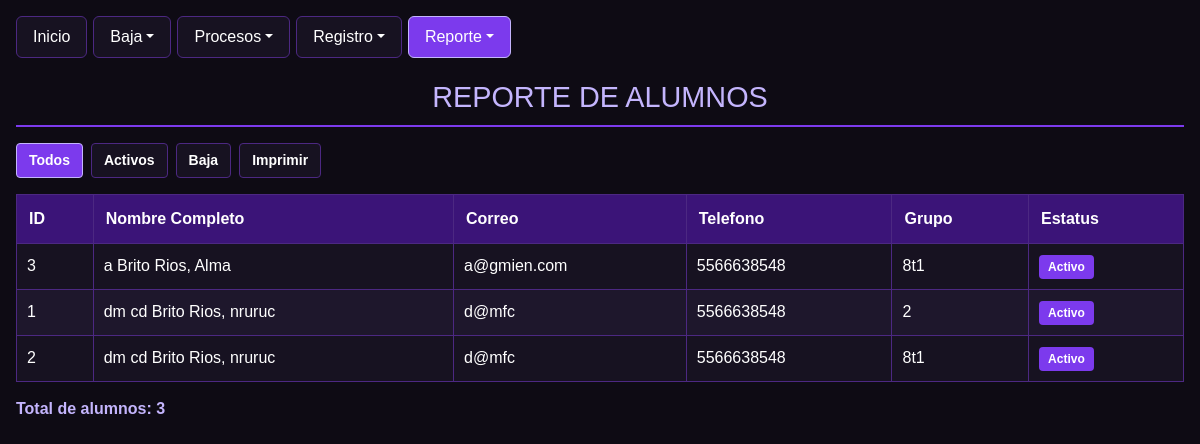
Page /Escuela/reportes/rep_alumnos.php on the earlier database version.
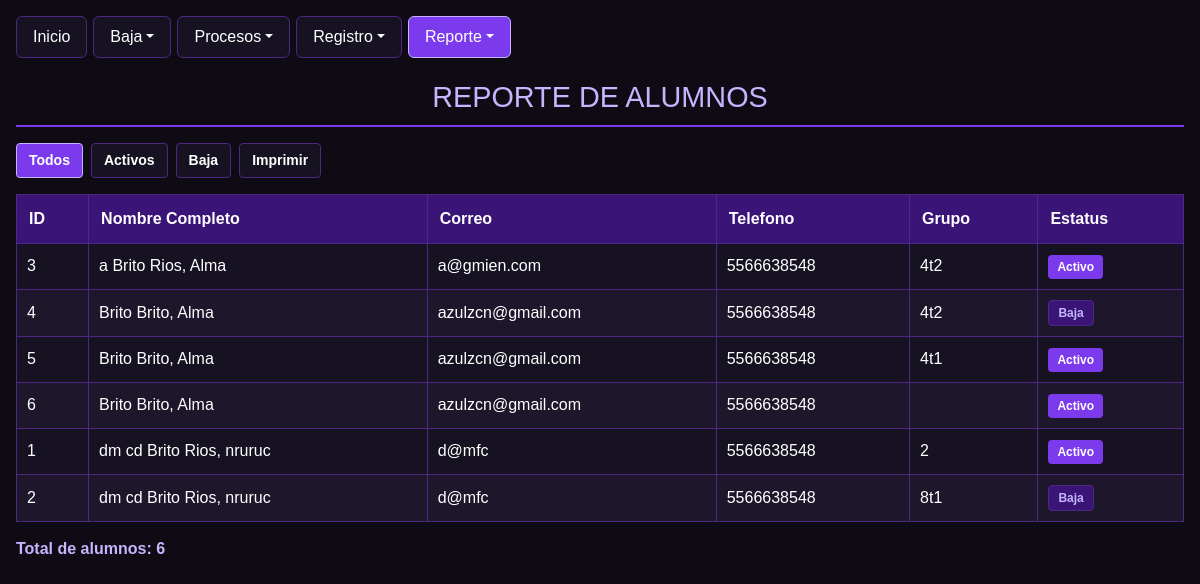
Same page on the later database version.
### tables this page shows
CREATE TABLE `alumnos` (
  `id_alumno` int(11) NOT NULL,
  `nombre` varchar(50) NOT NULL,
  `apaterno` varchar(50) NOT NULL,
  `amaterno` varchar(50) DEFAULT NULL,
  `dom` varchar(100) DEFAULT NULL,
  `mail` varchar(100) DEFAULT NULL,
  `tel` varchar(20) DEFAULT NULL,
  `id_grupo` varchar(50) DEFAULT NULL,
  `estatus` int(11) DEFAULT 1
);

### Escuela/reportes/rep_alumnos.php (the view, shortened to what this page needs)
<?php
require_once __DIR__ . '/../conexion.php';
function obtener_esquema_rep_alu(PDO $pdo, string $tabla): array {
    $cols = [];
    $pk = null;
    try {
        $stmt = $pdo->query("SHOW COLUMNS FROM `{$tabla}`");
        if ($stmt) {
            foreach ($stmt->fetchAll(PDO::FETCH_ASSOC) as $row) {
                $cols[] = $row["Field"];
                if ($row["Key"] === "PRI" && $pk === null) {
                    $pk = $row["Field"];
                }
            }
        }
    } catch (PDOException $e) {
        return ["cols" => [], "pk" => null];
    }
    return ["cols" => $cols, "pk" => $pk];
}
$esq_alu = obtener_esquema_rep_alu($conexion, "alumnos");
$cols_alu = $esq_alu["cols"];
$pk_alu = in_array("id_alumno", $cols_alu, true) ? "id_alumno" : ($esq_alu["pk"] ?? ($cols_alu[0] ?? "id_alumno"));
$col_est = in_array("estatus", $cols_alu, true) ? "estatus" : (in_array("estado", $cols_alu, true) ? "estado" : null);
$filtro_estatus = $_GET["estatus"] ?? "todos";
$alumnos = [];
if (count($cols_alu) > 0) {
    $sql = "SELECT * FROM alumnos";
    $params = [];
    $sql .= in_array("apaterno", $cols_alu, true) ? " ORDER BY apaterno, amaterno, nombre" : " ORDER BY `{$pk_alu}` ASC";
    $stmt = $conexion->prepare($sql);
    $stmt->execute($params);
    $alumnos = $stmt->fetchAll(PDO::FETCH_ASSOC);
}
$total = count($alumnos);
?>
<!DOCTYPE html>
<html lang="es">
<head>
    <link href="https://cdn.jsdelivr.net/npm/bootstrap@5.3.8/dist/css/bootstrap.min.css" rel="stylesheet" />
</head>
<body class="p-3 m-0 border-0">
    <ul class="nav nav-pills">
        <li class="nav-item"><a class="nav-link" href="/proyecto-AABR/Escuela/index.php">Inicio</a></li>
        <li class="nav-item dropdown">
            <a class="nav-link dropdown-toggle" data-bs-toggle="dropdown" href="#" role="button">Baja</a>
        </li>
        <li class="nav-item dropdown">
            <a class="nav-link dropdown-toggle" data-bs-toggle="dropdown" href="#" role="button">Procesos</a>
        </li>
        <li class="nav-item dropdown">
            <a class="nav-link dropdown-toggle" data-bs-toggle="dropdown" href="#" role="button">Registro</a>
        </li>
        <li class="nav-item dropdown">
            <a class="nav-link dropdown-toggle active" data-bs-toggle="dropdown" href="#" role="button">Reporte</a>
        </li>
    </ul>
    <h1>REPORTE DE ALUMNOS</h1>
    <div class="filtros">
        <a href="?estatus=todos" class="btn-filtro <?= $filtro_estatus === 'todos' ? 'activo' : '' ?>">Todos</a>
        <a href="?estatus=activos" class="btn-filtro <?= $filtro_estatus === 'activos' ? 'activo' : '' ?>">Activos</a>
        <a href="?estatus=baja" class="btn-filtro <?= $filtro_estatus === 'baja' ? 'activo' : '' ?>">Baja</a>
        <button type="button" class="btn-filtro" onclick="window.print()">Imprimir</button>
    </div>
    <table>
        <thead>
            <tr>
                <th>ID</th>
                <th>Nombre Completo</th>
                <th>Correo</th>
                <th>Telefono</th>
                <th>Grupo</th>
                <th>Estatus</th>
            </tr>
        </thead>
        <tbody>
            <?php if ($total > 0): ?>
                <?php foreach ($alumnos as $a): ?>
                    <?php
                    $id_val = (string)($a[$pk_alu] ?? "");
                    $nombre_val = trim(($a["apaterno"] ?? "") . " " . ($a["amaterno"] ?? "") . ", " . ($a["nombre"] ?? ""));
                    $est_raw = $col_est !== null ? ($a[$col_est] ?? 1) : 1;
                    $es_activo = ((string)$est_raw === "1" || strtolower((string)$est_raw) === "activo");
                    ?>
                    <tr>
                        <td><?= htmlspecialchars($id_val, ENT_QUOTES, "UTF-8") ?></td>
                        <td><?= htmlspecialchars($nombre_val, ENT_QUOTES, "UTF-8") ?></td>
                        <td><?= htmlspecialchars((string)($a["mail"] ?? $a["correo"] ?? "-"), ENT_QUOTES, "UTF-8") ?></td>
                        <td><?= htmlspecialchars((string)($a["tel"] ?? $a["telefono"] ?? "-"), ENT_QUOTES, "UTF-8") ?></td>
                        <td><?= htmlspecialchars((string)($a["id_grupo"] ?? $a["grupo"] ?? "-"), ENT_QUOTES, "UTF-8") ?></td>
                        <td>
                            <?php if ($es_activo): ?>
                                <span class="badge-est">Activo</span>
                            <?php else: ?>
                                <span class="badge-baj">Baja</span>
                            <?php endif; ?>
                        </td>
                    </tr>
                <?php endforeach; ?>
            <?php else: ?>
                <tr>
                    <td colspan="6" style="text-align: center;">No hay alumnos para mostrar.</td>
                </tr>
            <?php endif; ?>
        </tbody>
    </table>
    <p class="total">Total de alumnos: <?= (int)$total ?></p>
</body>
</html>

### Escuela/reportes/rep_alumnos.php (style rules this page uses)
:root { --negro-fondo: #0e0b14; --negro-panel: #171221; --negro-fila-alt: #1e172c; --morado-oscuro: #3b1478; --morado-principal: #7c3aed; --morado-claro: #c4b5fd; --borde-morado: #4c2882; --blanco: #ffffff; }
body { font-family: Arial, sans-serif; margin: 20px; background: var(--negro-fondo); color: var(--blanco); }
h1 { text-align: center; color: var(--morado-claro); border-bottom: 2px solid var(--morado-principal); padding-bottom: 10px; margin-top: 22px; font-size: 1.8rem; }
.nav-pills .nav-link { color: var(--blanco); background-color: var(--negro-panel); border: 1px solid var(--borde-morado); margin-right: 6px; }
.nav-pills .nav-link:hover, .nav-pills .nav-link.active, .nav-pills .show > .nav-link { background-color: var(--morado-principal); color: var(--blanco); border-color: var(--morado-claro); }
.filtros { margin-top: 16px; display: flex; gap: 8px; flex-wrap: wrap; align-items: center; }
.btn-filtro { background: var(--negro-panel); color: var(--blanco) !important; border: 1px solid var(--borde-morado); padding: 6px 12px; border-radius: 4px; text-decoration: none; font-size: 14px; font-weight: bold; }
.btn-filtro.activo, .btn-filtro:hover { background: var(--morado-principal); border-color: var(--morado-claro); }
table { border-collapse: collapse; width: 100%; margin-top: 16px; background: var(--negro-panel); color: var(--blanco); }
th { background: var(--morado-oscuro); color: var(--blanco); padding: 12px; text-align: left; border: 1px solid var(--borde-morado); }
td { border: 1px solid var(--borde-morado); padding: 10px; color: var(--blanco); }
tr:nth-child(even) { background: var(--negro-fila-alt); }
.badge-est { display: inline-block; padding: 3px 9px; border-radius: 4px; background: var(--morado-principal); color: var(--blanco); font-weight: bold; font-size: 12px; }
.badge-baj { display: inline-block; padding: 3px 9px; border-radius: 4px; background: var(--morado-oscuro); color: var(--morado-claro); border: 1px solid var(--borde-morado); font-weight: bold; font-size: 12px; }
.total { margin-top: 15px; font-weight: bold; color: var(--morado-claro); }

Differences in the rows shown:
changed alumnos "a Brito Rios, Alma": id_grupo "8t1" → "4t2"
added alumnos: id_val "4", nombre_val "Brito Brito, Alma", mail "azulzcn@gmail.com", tel "5566638548", id_grupo "4t2", estatus "Baja"
added alumnos: id_val "5", nombre_val "Brito Brito, Alma", mail "azulzcn@gmail.com", tel "5566638548", id_grupo "4t1", estatus "Activo"
added alumnos: id_val "6", nombre_val "Brito Brito, Alma", mail "azulzcn@gmail.com", tel "5566638548", estatus "Activo"
changed alumnos (number 6 of 6 on the later page): estatus "Activo" → "Baja"
Other differences:
$total: "3" → "6"
